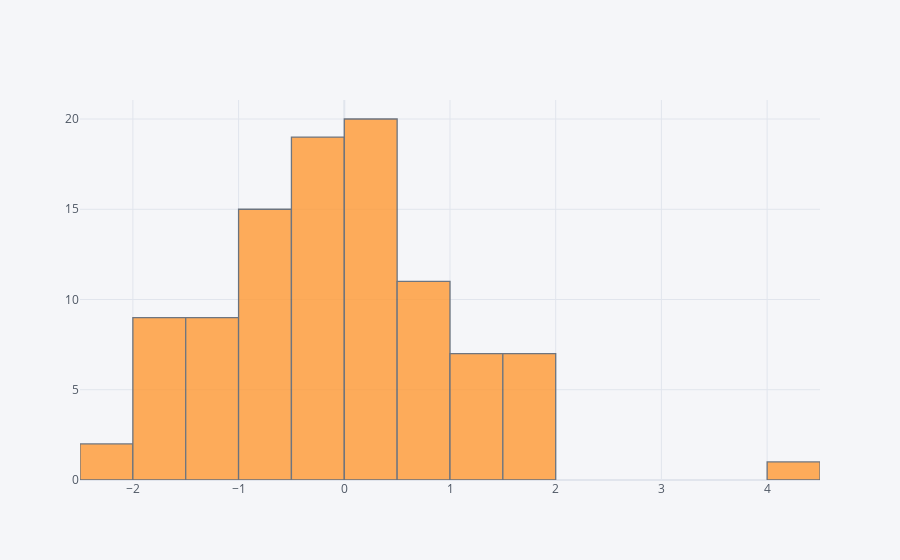

The cell this chart's notebook holds for it:
### Markdown cell above
## histogram

### Code cell
df['A'].iplot(kind='hist',bins=25)

### Figure 1 — Plotly figure (JSON) as saved in the notebook; plotly's stock layout.template omitted (floating-point values rounded to 4 significant figures)
{"data": [{"histfunc": "count", "histnorm": "", "marker": {"color": "rgba(255, 153, 51, 1.0)", "line": {"color": "#4D5663", "width": 1.3}}, "name": "A", "nbinsx": 25, "opacity": 0.8, "orientation": "v", "type": "histogram", "x": [0.1697, -1.612, 0.447, -0.9984, -0.922, 0.2623, -1.422, -0.8959, 0.1173, -0.1714, -0.8228, -0.1932, 0.4226, -1.61, -0.5871, -0.08999, -0.6173, 1.279, 0.1019, -0.9447, 0.5714, 0.1342, -0.1783, -1.025, -0.8801, -1.218, -0.0923, -2.119, -1.537, 1.507, -0.3453, 0.05882, -0.6449, -1.525, -0.3634, 1.825, 0.5207, 0.556, -1.201, -0.6148, 0.07389, 1.76, -0.5345, 0.875, -0.2533, 1.458, 0.9273, 0.8369, 0.2148, 0.3391, -2.453, 1.334, 0.4818, -1.538, 1.017, -0.2178, -0.6744, -1.812, 0.5066, -0.2454, -0.204, 0.6441, -0.06455, 0.2152, 0.852, -0.9225, -0.4135, 0.5128, 1.115, 0.3988, -1.698, -1.207, -1.069, 1.723, 1.1, 0.301, -0.8062, 1.512, -1.705, 0.3019, 0.2381, -0.6462, 0.8794, -0.2627, -0.04746, -1.477, -1.475, 1.232, 0.4619, 0.2311, 0.4615, -1.668, -1.017, -0.01139, -0.01034, -0.2016, -0.3393, 4.259, 1.629, 1.728]}], "layout": {"autosize": true, "barmode": "overlay", "legend": {"bgcolor": "#F5F6F9", "font": {"color": "#4D5663"}}, "paper_bgcolor": "#F5F6F9", "plot_bgcolor": "#F5F6F9", "title": {"font": {"color": "#4D5663"}}, "xaxis": {"autorange": true, "gridcolor": "#E1E5ED", "range": [-2.5, 4.5], "showgrid": true, "tickfont": {"color": "#4D5663"}, "title": {"font": {"color": "#4D5663"}, "text": ""}, "type": "linear", "zerolinecolor": "#E1E5ED"}, "yaxis": {"autorange": true, "gridcolor": "#E1E5ED", "range": [0, 21.05], "showgrid": true, "tickfont": {"color": "#4D5663"}, "title": {"font": {"color": "#4D5663"}, "text": ""}, "zerolinecolor": "#E1E5ED"}}}
